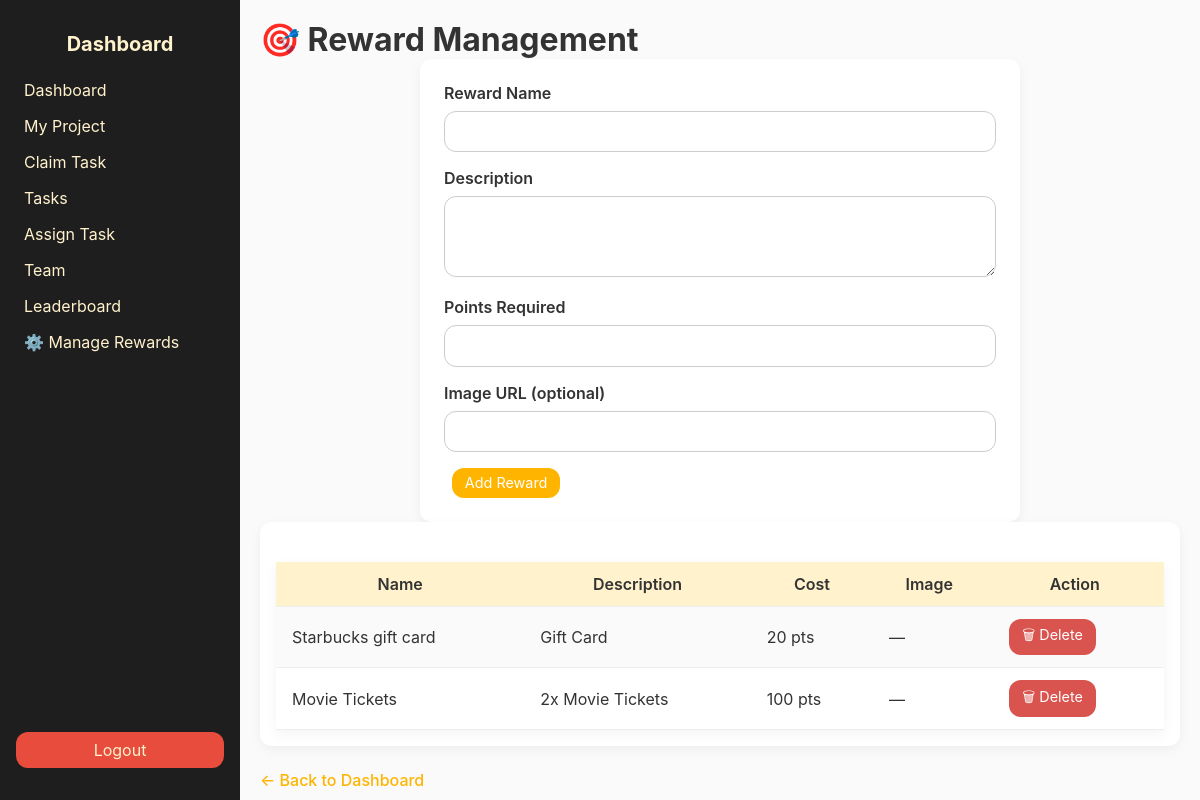
Screenshot of /admin_rewards.php (signed in) with the database file from the repository.
### tables this page shows
CREATE TABLE `rewards` (
  `Reward_ID` int(11) NOT NULL,
  `Name` varchar(255) DEFAULT NULL,
  `Description` text DEFAULT NULL,
  `Image_URL` text DEFAULT NULL,
  `Point_Cost` int(11) DEFAULT NULL
);

### admin_rewards.php (the view, shortened to what this page needs)
<?php
include __DIR__ . '/includes/db_connection.php';
$rewards = $conn->query("SELECT Reward_ID, Name, Description, Point_Cost, Image_URL FROM Rewards ORDER BY Point_Cost ASC");
?>
<!DOCTYPE html>
<html lang="en">
<head>
  <link rel="stylesheet" href="assets/css/styles.css">
</head>
<body>
  <div class="sidebar">
    <h2>Dashboard</h2>
    <ul>
      <li><a href="dashboard.php">Dashboard</a></li>
      <li><a href="my_project.php">My Project</a></li>
      <li><a href="claim_task.php">Claim Task</a></li>
      <li><a href="manage_tasks.php">Tasks</a></li>
      <li><a href="assign_tasks.php">Assign Task</a></li>
      <li><a href="team.php">Team</a></li>
      <li><a href="leaderboard.php">Leaderboard</a></li>
      <li><a href="admin_rewards.php" class="active">⚙️ Manage Rewards</a></li>
    </ul>
    <a href="logout.php" class="logout-button">Logout</a>
  </div>
  <div class="main-content">
    <header>
      <h1>🎯 Reward Management</h1>
    </header>
    <div class="card form-card">
      <form method="POST" action="admin_rewards.php" class="task-form">
        <div class="form-group">
          <label for="name">Reward Name</label>
          <input type="text" id="name" name="name" required>
        </div>
        <div class="form-group">
          <label for="description">Description</label>
          <textarea id="description" name="description" rows="3" required></textarea>
        </div>
        <div class="form-group">
          <label for="point_cost">Points Required</label>
          <input type="number" id="point_cost" name="point_cost" min="1" required>
        </div>
        <div class="form-group">
          <label for="image_url">Image URL (optional)</label>
          <input type="text" id="image_url" name="image_url">
        </div>
        <button type="submit" class="btn btn-assign">Add Reward</button>
      </form>
    </div>
    <div class="card card-rewards">
      <table class="tasks-table">
        <thead>
          <tr>
            <th>Name</th>
            <th>Description</th>
            <th>Cost</th>
            <th>Image</th>
            <th>Action</th>
          </tr>
        </thead>
        <tbody>
          <?php while ($r = $rewards->fetch_assoc()): ?>
          <tr>
            <td><?= htmlspecialchars($r['Name']) ?></td>
            <td><?= nl2br(htmlspecialchars($r['Description'])) ?></td>
            <td><?= intval($r['Point_Cost']) ?> pts</td>
            <td>
              <?php if ($r['Image_URL']): ?>
                <img src="<?= htmlspecialchars($r['Image_URL']) ?>" alt="" class="reward-thumb">
              <?php else: ?>
                —
              <?php endif; ?>
            </td>
            <td>
              <a href="admin_rewards.php?delete=<?= $r['Reward_ID'] ?>"
                 class="btn btn-danger"
                 onclick="return confirm('Delete this reward?');">
                🗑 Delete
              </a>
            </td>
          </tr>
          <?php endwhile; ?>
        </tbody>
      </table>
    </div>
    <a href="dashboard.php" class="back-link">← Back to Dashboard</a>
  </div>
</body>
</html>

### assets/css/styles.css (style rules this page uses)
:root { --color-bg: #fafafa; --color-sidebar: #1e1e1e; --color-accent: #ffb400; --color-accent-light: #fff2cc; --color-primary-text: #333; --color-secondary-text: #666; --radius: 12px; --shadow: 0 4px 12px rgba(0,0,0,0.05); --font-base: 'Inter', sans-serif; }
* { box-sizing: border-box; margin: 0; padding: 0; font-family: var(--font-base); }
body { display: flex; background: var(--color-bg); color: var(--color-primary-text); height: 100vh; overflow: hidden; }
.sidebar { width: 240px; background: var(--color-sidebar); padding: 2rem 1rem; display: flex; flex-direction: column; }
.sidebar h2 { color: var(--color-accent-light); margin-bottom: 1.5rem; font-size: 1.25rem; text-align: center; }
.sidebar ul { list-style: none; flex: 1; }
.sidebar li + li { margin-top: 1rem; }
.sidebar a { color: var(--color-accent-light); text-decoration: none; padding: .5rem; border-radius: var(--radius); transition: background .2s; }
.logout-button { margin-top: auto; padding: .75rem; background: #e74c3c; color: #fff; text-align: center; border-radius: var(--radius); text-decoration: none; }
.main-content { flex: 1; background: var(--color-bg); padding: 20px; overflow: auto; scroll-behavior: smooth; }
.card { background: #fff; border-radius: var(--radius); box-shadow: var(--shadow); padding: 1.5rem; display: flex; flex-direction: column; }
.tasks-table { width: 100%; border-collapse: collapse; margin-top: 1.5rem; }
.tasks-table th, .tasks-table td { padding: 0.75rem 1rem; border-bottom: 1px solid #eee; vertical-align: middle; }
.tasks-table th { background: var(--color-accent-light); color: var(--color-primary-text); font-weight: 600; }
html, body { height: 100%; margin: 0; padding: 0; }
body { font-family: var(--font-base, Arial, sans-serif); }
.tasks-table { width: 100%; border-collapse: collapse; margin-top: 1.5rem; background: #fff; box-shadow: var(--shadow); }
.btn { padding: 0.4rem 0.8rem; background: var(--color-accent); color: #fff; border: none; border-radius: var(--radius); cursor: pointer; font-size: 0.9rem; transition: background 0.2s; margin-left: 0.5rem; }
.btn-danger { background: #d9534f; }
.form-card { background: #fff; padding: 2rem; border-radius: var(--radius); box-shadow: var(--shadow); max-width: 600px; margin: 1rem auto; }
.task-form .form-group { margin-bottom: 1.25rem; }
.task-form label { display: block; margin-bottom: 0.5rem; font-weight: 600; color: var(--color-primary-text); }
.task-form input[type="text"], .task-form textarea, .task-form select { width: 100%; padding: 0.75rem; border: 1px solid #ccc; border-radius: 6px; font-size: 1rem; outline: none; transition: border-color 0.2s; }
.btn-assign { padding: 0.75rem 1.5rem; background: var(--color-accent); color: #fff; border: none; border-radius: 6px; font-size: 1rem; cursor: pointer; transition: background 0.2s; }
.back-link { display: inline-block; margin-top: 1rem; color: var(--color-accent); text-decoration: none; font-weight: 500; }
.form-card { background: #fff; padding: 1.5rem; border-radius: var(--radius); box-shadow: var(--shadow); margin-bottom: 2rem; max-width: 600px; margin: 0 auto; }
.form-card .form-group { margin-bottom: 1rem; }
.form-card label { display: block; font-weight: 600; margin-bottom: 0.5rem; }
.form-card input[type="text"], .form-card input[type="number"], .form-card textarea { width: 100%; padding: 0.6rem; border: 1px solid #ccc; border-radius: var(--radius); font-size: 1rem; transition: border-color 0.2s }
.card-rewards { background: #fff; padding: 1rem; border-radius: var(--radius); box-shadow: var(--shadow); overflow-x: auto; }
.card-rewards .tasks-table { width: 100%; border-collapse: collapse; }
.card-rewards th, .card-rewards td { padding: 0.75rem 1rem; border-bottom: 1px solid #eee; vertical-align: middle; }
.card-rewards th { background: var(--color-accent-light); color: var(--color-primary-text); font-weight: 600; }
.card-rewards tr:nth-child(odd) { background: #fafafa; }
.btn { padding: 0.4rem 0.8rem; background: var(--color-accent); color: #fff; border: none; border-radius: var(--radius); cursor: pointer; font-size: 0.9rem; text-decoration: none; display: inline-block; transition: background 0.2s; margin-left: 0.5rem; }
.back-link { display: inline-block; margin-top: 1.5rem; color: var(--color-accent); text-decoration: none; font-weight: 500; }

### rows the page displays
rewards: Name "Starbucks gift card", Description "Gift Card", Point_Cost "20"
rewards: Name "Movie Tickets", Description "2x Movie Tickets", Point_Cost "100"
